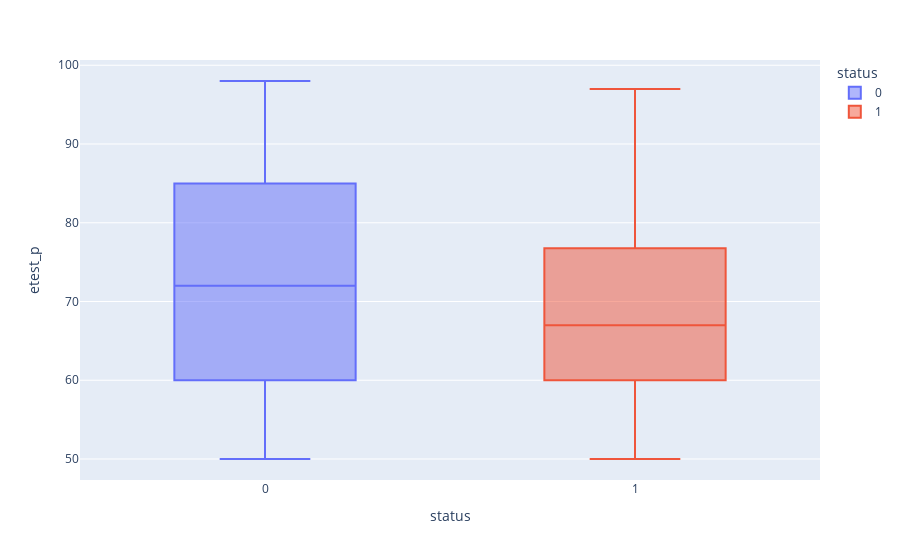

Here is the notebook cell this chart was saved with:
### Code cell
fig = px.box(df, y = "etest_p", x ="status",color = "status")
fig.show()

### Figure 1 — Plotly figure (JSON) as saved in the notebook; plotly's stock layout.template omitted (floating-point values rounded to 4 significant figures; data arrays with more than 128 entries replaced by an {"elided": "..."} marker saying what was removed)
{"data": [{"alignmentgroup": "True", "hovertemplate": "status=%{x}<br>etest_p=%{y}<extra></extra>", "legendgroup": "0", "marker": {"color": "#636efa"}, "name": "0", "notched": false, "offsetgroup": "0", "orientation": "v", "showlegend": true, "type": "box", "x": {"elided": "148 int values"}, "x0": " ", "xaxis": "x", "y": {"elided": "148 float values"}, "y0": " ", "yaxis": "y"}, {"alignmentgroup": "True", "hovertemplate": "status=%{x}<br>etest_p=%{y}<extra></extra>", "legendgroup": "1", "marker": {"color": "#EF553B"}, "name": "1", "notched": false, "offsetgroup": "1", "orientation": "v", "showlegend": true, "type": "box", "x": [1, 1, 1, 1, 1, 1, 1, 1, 1, 1, 1, 1, 1, 1, 1, 1, 1, 1, 1, 1, 1, 1, 1, 1, 1, 1, 1, 1, 1, 1, 1, 1, 1, 1, 1, 1, 1, 1, 1, 1, 1, 1, 1, 1, 1, 1, 1, 1, 1, 1, 1, 1, 1, 1, 1, 1, 1, 1, 1, 1, 1, 1, 1, 1, 1, 1, 1], "x0": " ", "xaxis": "x", "y": [66, 55, 74.28, 54, 62, 76, 60, 68, 76, 77, 64, 68.44, 64, 65, 63, 58, 68, 65, 67, 71.2, 68.5, 89.69, 79, 74, 75, 82, 75, 67, 72, 93.91, 50, 56.39, 85, 71, 86, 60, 73, 84, 78, 60, 60, 64.25, 56.15, 60, 62, 57.63, 80, 58.1, 60, 54.48, 58.06, 67, 87.5, 75.5, 63, 75, 60, 55, 57, 95.65, 50, 59, 88, 79, 97, 92.66, 89], "y0": " ", "yaxis": "y"}], "layout": {"boxmode": "overlay", "legend": {"title": {"text": "status"}, "tracegroupgap": 0}, "margin": {"t": 60}, "xaxis": {"anchor": "y", "categoryarray": [0, 1], "categoryorder": "array", "domain": [0, 1], "title": {"text": "status"}}, "yaxis": {"anchor": "x", "domain": [0, 1], "title": {"text": "etest_p"}}}}
